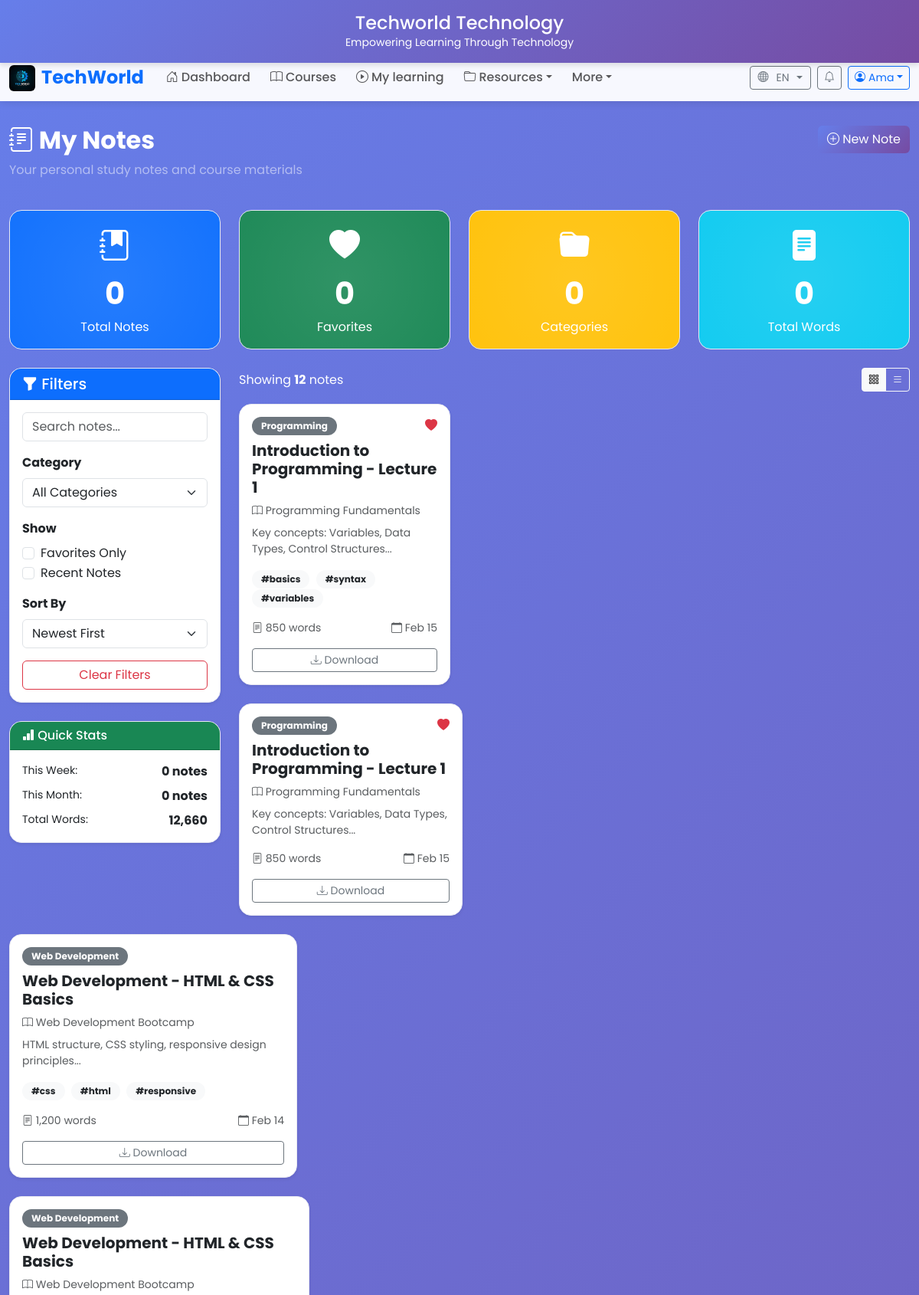
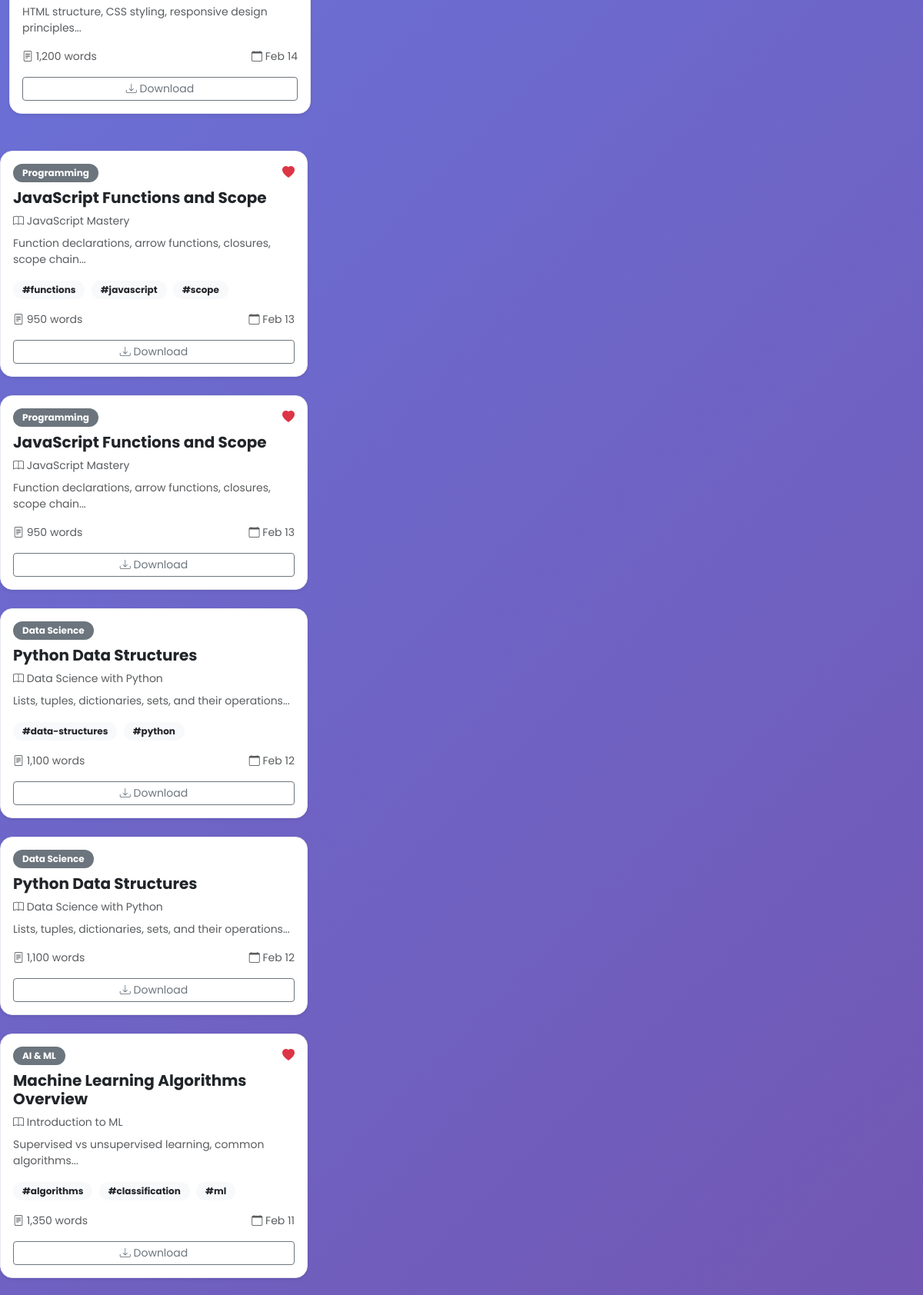
Screenshot of /lms-dashboard/Resources/Study Materials/notes/notes.php (signed in, upper part) with the database file from the repository (2 pictures, top to bottom).
### tables this page shows
CREATE TABLE `study_notes` (
  `id` int(11) NOT NULL,
  `title` varchar(255) NOT NULL,
  `course_name` varchar(255) DEFAULT NULL,
  `category` varchar(100) DEFAULT NULL,
  `content` text DEFAULT NULL,
  `note_date` date DEFAULT NULL,
  `word_count` int(11) DEFAULT NULL,
  `is_favorite` tinyint(1) DEFAULT 0,
  `user_id` int(11) DEFAULT NULL,
  `created_at` timestamp NOT NULL DEFAULT current_timestamp(),
  `updated_at` timestamp NOT NULL DEFAULT current_timestamp() ON UPDATE current_timestamp()
);

### lms-dashboard/Resources/Study Materials/notes/notes.php (the view, shortened to what this page needs)
<?php
$conn = get_db();
$user_id = (int)$_SESSION['user_id'];
$noteCsrfToken = CSRF::generateToken();
try {
    $stmt = $conn->prepare("
        SELECT
            n.*,
            GROUP_CONCAT(nt.tag SEPARATOR ', ') as tags_list
        FROM study_notes n
        LEFT JOIN note_tags nt ON n.id = nt.note_id
        WHERE n.user_id = :user_id OR n.user_id IS NULL
        GROUP BY n.id
        ORDER BY n.note_date DESC
    ");
    $stmt->execute(['user_id' => (int)$user_id]);
    $notes_data = $stmt->fetchAll(PDO::FETCH_ASSOC);
    $notes = array();
    foreach($notes_data as $note) {
        $tags = !empty($note['tags_list']) ? explode(', ', $note['tags_list']) : array();
        $notes[] = array(
            'id' => $note['id'],
            'title' => $note['title'],
            'course' => $note['course_name'],
            'date' => $note['note_date'],
            'content' => $note['content'],
            'category' => $note['category'],
            'tags' => $tags,
            'words' => $note['word_count'],
            'favorite' => (bool)$note['is_favorite'],
            'owner_id' => (int)($note['user_id'] ?? 0)
        );
    }
} catch (PDOException $e) {
    error_log("Notes fetch error: " . $e->getMessage());
    $notes = array();
}
include(__DIR__ . '/../../../includes/header/header.php');
include(__DIR__ . '/../../../includes/navbar/navbar.php');
include(__DIR__ . '/../../../includes/sidebar/sidebar.php');
?>
<div class="container-fluid py-4">
  <div class="row mb-4" data-aos="fade-down">
    <div class="col-md-8">
      <h2 class="fw-bold text-white"><i class="bi bi-journal-text"></i> My Notes</h2>
      <p class="text-white-50">Your personal study notes and course materials</p>
    </div>
    <div class="col-md-4 text-end">
      <button class="btn btn-primary" data-bs-toggle="modal" data-bs-target="#newNoteModal">
        <i class="bi bi-plus-circle"></i> New Note
      </button>
    </div>
  </div>
  <div class="row mb-4">
    <div class="col-md-3" data-aos="zoom-in" data-aos-delay="100">
      <div class="card bg-primary text-white stat-card">
        <div class="card-body text-center">
          <i class="bi bi-journal-bookmark-fill" style="font-size: 2.5rem;"></i>
          <h3 class="fw-bold mt-2 counter" data-target="<?php echo count($notes); ?>">0</h3>
          <p class="mb-0">Total Notes</p>
        </div>
      </div>
    </div>
    <div class="col-md-3" data-aos="zoom-in" data-aos-delay="200">
      <div class="card bg-success text-white stat-card">
        <div class="card-body text-center">
          <i class="bi bi-heart-fill" style="font-size: 2.5rem;"></i>
          <h3 class="fw-bold mt-2 counter" data-target="<?php echo count(array_filter($notes, function($n){ return $n['favorite']; })); ?>">0</h3>
          <p class="mb-0">Favorites</p>
        </div>
      </div>
    </div>
    <div class="col-md-3" data-aos="zoom-in" data-aos-delay="300">
      <div class="card bg-warning text-white stat-card">
        <div class="card-body text-center">
          <i class="bi bi-folder-fill" style="font-size: 2.5rem;"></i>
          <h3 class="fw-bold mt-2 counter" data-target="<?php echo count(array_unique(array_column($notes, 'category'))); ?>">0</h3>
          <p class="mb-0">Categories</p>
        </div>
      </div>
    </div>
    <div class="col-md-3" data-aos="zoom-in" data-aos-delay="400">
      <div class="card bg-info text-white stat-card">
        <div class="card-body text-center">
          <i class="bi bi-file-text-fill" style="font-size: 2.5rem;"></i>
          <h3 class="fw-bold mt-2 counter" data-target="<?php echo array_sum(array_column($notes, 'words')); ?>">0</h3>
          <p class="mb-0">Total Words</p>
        </div>
      </div>
    </div>
  </div>
  <div class="row">
    <div class="col-lg-3 mb-4">
      <div class="card shadow-sm" data-aos="fade-right">
        <div class="card-header bg-primary text-white">
          <h5 class="mb-0"><i class="bi bi-funnel-fill"></i> Filters</h5>
        </div>
        <div class="card-body">
          <div class="mb-3">
            <input type="text" class="form-control" placeholder="Search notes...">
          </div>
          <div class="mb-3">
            <label class="fw-bold mb-2">Category</label>
            <select class="form-select">
              <option>All Categories</option>
            </select>
          </div>
          <div class="mb-3">
            <label class="fw-bold mb-2">Show</label>
            <div class="form-check">
              <input class="form-check-input" type="checkbox" id="favorites">
              <label class="form-check-label" for="favorites">Favorites Only</label>
            </div>
            <div class="form-check">
              <input class="form-check-input" type="checkbox" id="recent">
              <label class="form-check-label" for="recent">Recent Notes</label>
            </div>
          </div>
          <div class="mb-3">
            <label class="fw-bold mb-2">Sort By</label>
            <select class="form-select">
              <option>Newest First</option>
            </select>
          </div>
          <button class="btn btn-outline-danger w-100">Clear Filters</button>
        </div>
      </div>
      <div class="card shadow-sm mt-4" data-aos="fade-right" data-aos-delay="100">
        <div class="card-header bg-success text-white">
          <h6 class="mb-0"><i class="bi bi-bar-chart-fill"></i> Quick Stats</h6>
        </div>
        <div class="card-body">
          <div class="d-flex justify-content-between mb-2">
            <span class="small">This Week:</span>
            <strong><?php echo count(array_filter($notes, fn($n) => !empty($n['date']) && date('o-W', strtotime($n['date'])) === date('o-W'))); ?> notes</strong>
          </div>
          <div class="d-flex justify-content-between mb-2">
            <span class="small">This Month:</span>
            <strong><?php echo count(array_filter($notes, fn($n) => !empty($n['date']) && date('Y-m', strtotime($n['date'])) === date('Y-m'))); ?> notes</strong>
          </div>
          <div class="d-flex justify-content-between">
            <span class="small">Total Words:</span>
            <strong><?php echo number_format(array_sum(array_column($notes, 'words'))); ?></strong>
          </div>
        </div>
      </div>
    </div>
    <div class="col-lg-9">
      <div class="d-flex justify-content-between align-items-center mb-3" data-aos="fade-left">
        <span class="text-white">Showing <strong><?php echo count($notes); ?></strong> notes</span>
        <div class="btn-group">
          <button class="btn btn-sm btn-outline-light active"><i class="bi bi-grid-3x3-gap"></i></button>
          <button class="btn btn-sm btn-outline-light"><i class="bi bi-list"></i></button>
        </div>
      </div>
      <div class="row">
        <?php foreach($notes as $index => $note): ?>
          <div class="col-md-6 col-lg-4 mb-4" data-aos="fade-up" data-aos-delay="<?php echo ($index % 3) * 100; ?>">
            <div class="card h-100 shadow-sm hover-shadow">
              <div class="card-body">
                <div class="d-flex justify-content-between align-items-start mb-2">
                  <span class="badge bg-secondary"><?php echo htmlspecialchars((string)($note['category'] ?? 'General'), ENT_QUOTES, 'UTF-8'); ?></span>
                  <?php if ((int)$note['owner_id'] === $user_id): ?><form method="post" action="note_action.php" class="m-0"><input type="hidden" name="csrf_token" value="<?php echo htmlspecialchars($noteCsrfToken, ENT_QUOTES, 'UTF-8'); ?>"><input type="hidden" name="action" value="favorite"><input type="hidden" name="note_id" value="<?php echo (int)$note['id']; ?>"><button class="btn btn-sm btn-link p-0" aria-label="Toggle favorite"><i class="bi bi-heart<?php echo $note['favorite'] ? '-fill text-danger' : ''; ?>"></i></button></form><?php elseif ($note['favorite']): ?><i class="bi bi-heart-fill text-danger"></i><?php endif; ?>
                </div>
                <h5 class="card-title fw-bold"><?php echo htmlspecialchars((string)$note['title'], ENT_QUOTES, 'UTF-8'); ?></h5>
                <p class="text-muted small mb-2">
                  <i class="bi bi-book"></i> <?php echo htmlspecialchars((string)($note['course'] ?? ''), ENT_QUOTES, 'UTF-8'); ?>
                </p>
                <p class="small text-muted mb-3"><?php echo htmlspecialchars(mb_strimwidth((string)$note['content'], 0, 180, '...'), ENT_QUOTES, 'UTF-8'); ?></p>
                <div class="mb-3">
                  <?php foreach($note['tags'] as $tag): ?>
                    <span class="badge bg-light text-dark me-1">#<?php echo htmlspecialchars((string)$tag, ENT_QUOTES, 'UTF-8'); ?></span>
                  <?php endforeach; ?>
                </div>
                <div class="d-flex justify-content-between small text-muted mb-3">
                  <span><i class="bi bi-file-text"></i> <?php echo number_format($note['words']); ?> words</span>
                  <span><i class="bi bi-calendar"></i> <?php echo date('M d', strtotime($note['date'])); ?></span>
                </div>
                <div class="d-grid gap-2">
                  <div class="btn-group">
                    <a class="btn btn-outline-secondary btn-sm" href="note_action.php?action=download&amp;id=<?php echo (int)$note['id']; ?>"><i class="bi bi-download"></i> Download</a>
                  </div>
                </div>
              </div>
            </div>
          </div>
          </div>
        <?php endforeach; ?>
<?php include(__DIR__ . '/../../../includes/footer/footer.php'); ?>

### lms-dashboard/css/styles.css (style rules this page uses)
* { font-family: 'Poppins', sans-serif; }
html { scrollbar-width: none; -ms-overflow-style: none; overflow-x: hidden; }
body { background: linear-gradient(135deg, #667eea 0%, #764ba2 100%); background-attachment: fixed; padding-top: 140px; min-height: 100vh; overflow-x: hidden; }
body::before { content: ''; position: fixed; top: 0; left: 0; width: 100%; height: 100%; pointer-events: none; z-index: 0; }
.card { border-radius: 15px; transition: all 0.3s ease; overflow: hidden; background: white; }
.hover-shadow { transition: all 0.3s ease; }
.badge { padding: 0.5em 1em; border-radius: 20px; }
.stat-card { position: relative; overflow: hidden; }
.stat-card::before { content: ''; position: absolute; top: -50%; right: -50%; width: 200%; height: 200%; background: radial-gradient(circle, rgba(255,255,255,0.1) 0%, transparent 70%); animation: pulse 3s ease-in-out infinite; }
.btn-primary { background: linear-gradient(135deg, #667eea 0%, #764ba2 100%); border: none; transition: all 0.3s ease; }
.counter { font-size: 2.5rem; font-weight: bold; }

### lms-dashboard/css/tokens.css (style rules this page uses)
:root { --dashboard-brand: #635bdb; --dashboard-ink: #20263a; --dashboard-line: #e8e9f2; }
body { color: var(--dashboard-ink); }
.card { border-color: var(--dashboard-line); border-radius: 1rem; }

### rows the page displays
study_notes: category "Programming", title "Introduction to Programming - Lecture 1", course_name "Programming Fundamentals", content "Key concepts: Variables, Data Types, Control Structures...", word_count "850", note_date "Feb 15"
study_notes: category "Web Development", title "Web Development - HTML & CSS Basics", course_name "Web Development Bootcamp", content "HTML structure, CSS styling, responsive design principles...", tag "css", tag "html", tag "responsive", word_count "1,200", note_date "Feb 14"
study_notes: category "Web Development", title "Web Development - HTML & CSS Basics", course_name "Web Development Bootcamp", content "HTML structure, CSS styling, responsive design principles...", word_count "1,200", note_date "Feb 14"
study_notes: category "Programming", title "JavaScript Functions and Scope", course_name "JavaScript Mastery", content "Function declarations, arrow functions, closures, scope chain...", tag "functions", tag "javascript", tag "scope", word_count "950", note_date "Feb 13"
study_notes: category "Programming", title "JavaScript Functions and Scope", course_name "JavaScript Mastery", content "Function declarations, arrow functions, closures, scope chain...", word_count "950", note_date "Feb 13"
study_notes: category "Data Science", title "Python Data Structures", course_name "Data Science with Python", content "Lists, tuples, dictionaries, sets, and their operations...", tag "data-structures", tag "python", word_count "1,100", note_date "Feb 12"
study_notes: category "Data Science", title "Python Data Structures", course_name "Data Science with Python", content "Lists, tuples, dictionaries, sets, and their operations...", word_count "1,100", note_date "Feb 12"
study_notes: category "AI & ML", title "Machine Learning Algorithms Overview", course_name "Introduction to ML", content "Supervised vs unsupervised learning, common algorithms...", tag "algorithms", tag "classification", tag "ml", word_count "1,350", note_date "Feb 11"

### other values shown
$dashboardLanguage "EN"
$_SESSION['username'] "Ama"
array_sum(array_column($notes, 'words')) "12,660"
count($notes) "12"
$note['category'] "Programming"
$note['title'] "Introduction to Programming - Lecture 1"
$note['course'] "Programming Fundamentals"
mb_strimwidth((string)$note['content'], 0, 180, '...') "Key concepts: Variables, Data Types, Control Structures..."
$tag "basics"
$tag "syntax"
$tag "variables"
$note['words'] "850"
date('M d', strtotime($note['date'])) "Feb 15"
